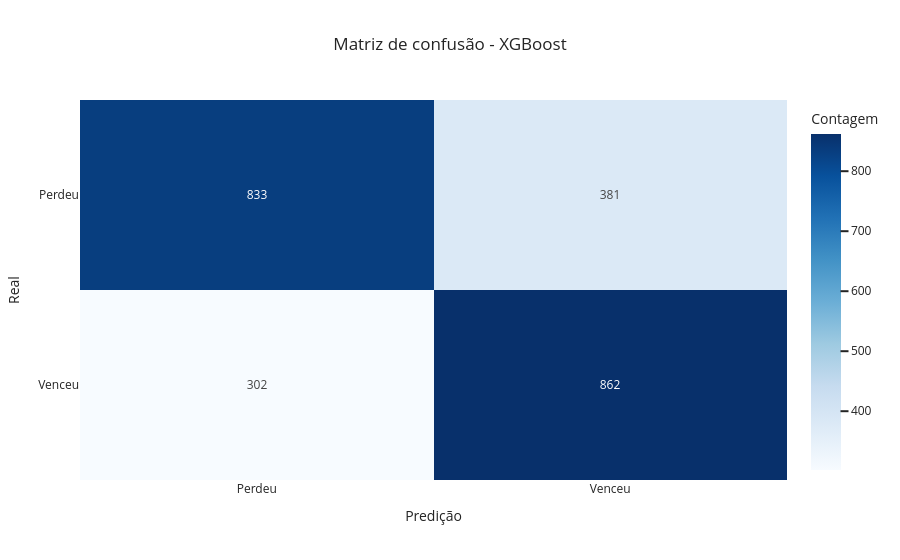

Notebook code for this chart:
### Code cell
# Teste do modelo de XGBoost
y_pred_xgb = best_xgb.predict(x_test_scaled)

# Avaliação do modelo com o teste
report_xgb = classification_report(y_test, y_pred_xgb)
print('Relatório de classificação XGBoost')
print(report_xgb)

# Matriz de confusão
conf_xgb = confusion_matrix(y_test, y_pred_xgb)
classes = ['Perdeu', 'Venceu']

fig = px.imshow(
    conf_xgb,
    text_auto=True,
    aspect='auto',
    template='seaborn',
    x=classes,
    y=classes,
    labels= dict(x='Predição', y='Real', color='Contagem'),
    color_continuous_scale= 'Blues',
    title='Matriz de confusão - XGBoost'

)
fig.show()

### Figure 1 — Plotly figure (JSON) as saved in the notebook; plotly's stock layout.template omitted (floating-point values rounded to 4 significant figures)
{"data": [{"coloraxis": "coloraxis", "name": "0", "texttemplate": "%{z}", "x": ["Perdeu", "Venceu"], "y": ["Perdeu", "Venceu"], "z": [[833, 381], [302, 862]], "type": "heatmap", "xaxis": "x", "yaxis": "y", "hovertemplate": "Predição: %{x}<br>Real: %{y}<br>Contagem: %{z}<extra></extra>"}], "layout": {"xaxis": {"anchor": "y", "domain": [0.0, 1.0], "title": {"text": "Predição"}}, "yaxis": {"anchor": "x", "domain": [0.0, 1.0], "autorange": "reversed", "title": {"text": "Real"}}, "coloraxis": {"colorbar": {"title": {"text": "Contagem"}}, "colorscale": [[0.0, "rgb(247,251,255)"], [0.125, "rgb(222,235,247)"], [0.25, "rgb(198,219,239)"], [0.375, "rgb(158,202,225)"], [0.5, "rgb(107,174,214)"], [0.625, "rgb(66,146,198)"], [0.75, "rgb(33,113,181)"], [0.875, "rgb(8,81,156)"], [1.0, "rgb(8,48,107)"]], "autocolorscale": false}, "title": {"text": "Matriz de confusão - XGBoost"}}}
